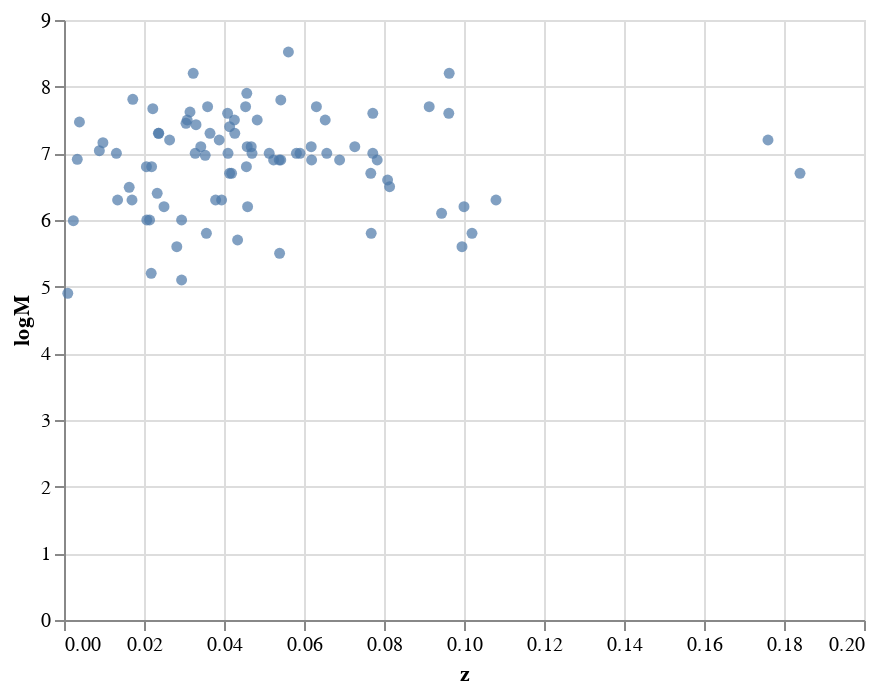

Notebook cell for this chart:
### Markdown cell above
Another way to designate the data in the axes is

### Code cell
alt.Chart(df).mark_point(filled=True).encode(
    alt.X('z'),
    alt.Y('logM')
)

### Figure 1 — Vega-Lite specification as saved in the notebook (floating-point values rounded to 4 significant figures)
{"config": {"view": {"continuousWidth": 400, "continuousHeight": 300}}, "data": {"name": "data-54b58a4aa74e295879badff738f3e9c4"}, "mark": {"type": "point", "filled": true}, "encoding": {"x": {"type": "quantitative", "field": "z"}, "y": {"type": "quantitative", "field": "logM"}}, "$schema": "https://vega.github.io/schema/vega-lite/v4.8.1.json", "datasets": {"data-54b58a4aa74e295879badff738f3e9c4": [{"Name": "SDSS J000805.62+145023.4", "z": 0.0454, "sigma*": 140.0, "e_sigma*": 27.0, "n_sigma*": null, "FWHM": 7610.0, "e_FWHM": 380.0, "logL": 41.13, "e_logL": 0.04, "logM": 7.7, "E_logM": null, "e_logM": 0.1}, {"Name": "SDSS J004236.86-104921.8", "z": 0.0419, "sigma*": 78.4, "e_sigma*": 10.0, "n_sigma*": null, "FWHM": 1960.0, "e_FWHM": 97.0, "logL": 41.58, "e_logL": 0.14, "logM": 6.7, "E_logM": null, "e_logM": 0.1}, {"Name": "SDSS J011703.58+000027.3", "z": 0.0456, "sigma*": 98.8, "e_sigma*": 16.0, "n_sigma*": null, "FWHM": 2270.0, "e_FWHM": 110.0, "logL": 41.45, "e_logL": 0.08, "logM": 6.8, "E_logM": null, "e_logM": 0.1}, {"Name": "SDSS J020459.25-080816.0", "z": 0.0772, "sigma*": 121.0, "e_sigma*": 9.4, "n_sigma*": "a", "FWHM": 3720.0, "e_FWHM": 180.0, "logL": 41.13, "e_logL": 0.05, "logM": 7.0, "E_logM": null, "e_logM": 0.1}, {"Name": "SDSS J020615.99-001729.1", "z": 0.0426, "sigma*": 216.0, "e_sigma*": 30.0, "n_sigma*": null, "FWHM": 3860.0, "e_FWHM": 190.0, "logL": 41.91, "e_logL": 0.07, "logM": 7.5, "E_logM": null, "e_logM": 0.1}, {"Name": "SDSS J021011.49-090335.5", "z": 0.0414, "sigma*": 122.0, "e_sigma*": 12.0, "n_sigma*": "a", "FWHM": 2450.0, "e_FWHM": 120.0, "logL": 41.24, "e_logL": 0.07, "logM": 6.7, "E_logM": null, "e_logM": 0.1}, {"Name": "SDSS J021257.59+140610.1", "z": 0.0618, "sigma*": 174.0, "e_sigma*": 12.0, "n_sigma*": "a", "FWHM": 3080.0, "e_FWHM": 150.0, "logL": 41.58, "e_logL": 0.06, "logM": 7.1, "E_logM": null, "e_logM": 0.1}, {"Name": "SDSS J033013.26-053236.0", "z": 0.0131, "sigma*": 99.2, "e_sigma*": 11.0, "n_sigma*": null, "FWHM": 5160.0, "e_FWHM": 250.0, "logL": 40.45, "e_logL": 0.06, "logM": 7.0, "E_logM": null, "e_logM": 0.1}, {"Name": "SDSS J075057.25+353037.5", "z": 0.176, "sigma*": 154.0, "e_sigma*": 14.0, "n_sigma*": "a", "FWHM": 2970.0, "e_FWHM": 200.0, "logL": 41.63, "e_logL": 0.03, "logM": 7.2, "E_logM": null, "e_logM": 0.1}, {"Name": "SDSS J080243.39+310403.3", "z": 0.0409, "sigma*": 151.0, "e_sigma*": 17.0, "n_sigma*": null, "FWHM": 5360.0, "e_FWHM": 260.0, "logL": 41.67, "e_logL": 0.07, "logM": 7.6, "E_logM": null, "e_logM": 0.1}, {"Name": "SDSS J080538.66+261005.4", "z": 0.017, "sigma*": 100.0, "e_sigma*": 14.0, "n_sigma*": null, "FWHM": 3110.0, "e_FWHM": 150.0, "logL": 40.14, "e_logL": 0.04, "logM": 6.3, "E_logM": null, "e_logM": 0.2}, {"Name": "SDSS J082510.23+375919.7", "z": 0.0214, "sigma*": 98.7, "e_sigma*": 12.0, "n_sigma*": null, "FWHM": 1830.0, "e_FWHM": 91.0, "logL": 40.42, "e_logL": 0.04, "logM": 6.0, "E_logM": null, "e_logM": 0.1}, {"Name": "SDSS J083202.16+461425.7", "z": 0.0459, "sigma*": 104.0, "e_sigma*": 13.0, "n_sigma*": null, "FWHM": 1450.0, "e_FWHM": 72.0, "logL": 41.17, "e_logL": 0.08, "logM": 6.2, "E_logM": null, "e_logM": 0.1}, {"Name": "SDSS J083949.64+484701.4", "z": 0.0394, "sigma*": 133.0, "e_sigma*": 12.0, "n_sigma*": null, "FWHM": 1480.0, "e_FWHM": 73.0, "logL": 41.31, "e_logL": 0.08, "logM": 6.3, "E_logM": null, "e_logM": 0.2}, {"Name": "SDSS J085554.27+005110.9", "z": 0.0524, "sigma*": 118.0, "e_sigma*": 11.0, "n_sigma*": "a", "FWHM": 2910.0, "e_FWHM": 140.0, "logL": 41.27, "e_logL": 0.06, "logM": 6.9, "E_logM": null, "e_logM": 0.1}, {"Name": "SDSS J092438.88+560746.9", "z": 0.025, "sigma*": 135.0, "e_sigma*": 10.0, "n_sigma*": null, "FWHM": 1900.0, "e_FWHM": 94.0, "logL": 40.72, "e_logL": 0.07, "logM": 6.2, "E_logM": null, "e_logM": 0.4}, {"Name": "SDSS J093259.60+040506.0", "z": 0.059, "sigma*": 70.5, "e_sigma*": 6.7, "n_sigma*": "a", "FWHM": 3550.0, "e_FWHM": 170.0, "logL": 41.14, "e_logL": 0.05, "logM": 7.0, "E_logM": null, "e_logM": 0.1}, {"Name": "SDSS J093812.26+074340.0", "z": 0.0219, "sigma*": 119.0, "e_sigma*": 8.0, "n_sigma*": null, "FWHM": 3640.0, "e_FWHM": 180.0, "logL": 40.8, "e_logL": 0.05, "logM": 6.8, "E_logM": null, "e_logM": 0.1}, {"Name": "SDSS J094838.42+403043.7", "z": 0.047, "sigma*": 91.4, "e_sigma*": 16.0, "n_sigma*": null, "FWHM": 3020.0, "e_FWHM": 150.0, "logL": 41.46, "e_logL": 0.07, "logM": 7.0, "E_logM": null, "e_logM": 0.1}, {"Name": "SDSS J101912.57+635802.7", "z": 0.0414, "sigma*": 239.0, "e_sigma*": 13.0, "n_sigma*": null, "FWHM": 3630.0, "e_FWHM": 180.0, "logL": 41.74, "e_logL": 0.08, "logM": 7.4, "E_logM": null, "e_logM": 0.1}, {"Name": "SDSS J102044.43+013048.4", "z": 0.0962, "sigma*": 103.0, "e_sigma*": 8.8, "n_sigma*": "a", "FWHM": 5200.0, "e_FWHM": 250.0, "logL": 41.51, "e_logL": 0.04, "logM": 7.6, "E_logM": null, "e_logM": 0.1}, {"Name": "SDSS J110640.20+051905.6", "z": 0.0913, "sigma*": 140.0, "e_sigma*": 15.0, "n_sigma*": "a", "FWHM": 5830.0, "e_FWHM": 290.0, "logL": 41.65, "e_logL": 0.04, "logM": 7.7, "E_logM": null, "e_logM": 0.1}, {"Name": "SDSS J112536.16+542257.1", "z": 0.0206, "sigma*": 124.0, "e_sigma*": 12.0, "n_sigma*": null, "FWHM": 2950.0, "e_FWHM": 140.0, "logL": 41.17, "e_logL": 0.08, "logM": 6.8, "E_logM": null, "e_logM": 0.1}, {"Name": "SDSS J112841.00+575006.5", "z": 0.0513, "sigma*": 159.0, "e_sigma*": 18.0, "n_sigma*": "a", "FWHM": 2660.0, "e_FWHM": 130.0, "logL": 41.66, "e_logL": 0.09, "logM": 7.0, "E_logM": null, "e_logM": 0.1}, {"Name": "SDSS J120257.81+045045.0", "z": 0.0207, "sigma*": 102.0, "e_sigma*": 20.0, "n_sigma*": null, "FWHM": 2250.0, "e_FWHM": 110.0, "logL": 40.1, "e_logL": 0.06, "logM": 6.0, "E_logM": null, "e_logM": 0.1}, {"Name": "SDSS J120556.01+495956.1", "z": 0.0631, "sigma*": 107.0, "e_sigma*": 11.0, "n_sigma*": "a", "FWHM": 5610.0, "e_FWHM": 450.0, "logL": 41.57, "e_logL": 0.04, "logM": 7.7, "E_logM": null, "e_logM": 0.1}, {"Name": "SDSS J121607.09+504930.0", "z": 0.0308, "sigma*": 138.0, "e_sigma*": 13.0, "n_sigma*": null, "FWHM": 5580.0, "e_FWHM": 270.0, "logL": 41.3, "e_logL": 0.06, "logM": 7.5, "E_logM": null, "e_logM": 0.3}, {"Name": "SDSS J121754.97+583935.6", "z": 0.0233, "sigma*": 85.6, "e_sigma*": 14.0, "n_sigma*": null, "FWHM": 1970.0, "e_FWHM": 98.0, "logL": 40.92, "e_logL": 0.08, "logM": 6.4, "E_logM": null, "e_logM": 0.1}, {"Name": "SDSS J122324.13+024044.4", "z": 0.0236, "sigma*": 78.1, "e_sigma*": 15.0, "n_sigma*": null, "FWHM": 3880.0, "e_FWHM": 910.0, "logL": 41.62, "e_logL": 0.08, "logM": 7.3, "E_logM": null, "e_logM": 0.2}, {"Name": "SDSS J123237.48+662452.3", "z": 0.0468, "sigma*": 124.0, "e_sigma*": 9.0, "n_sigma*": null, "FWHM": 2620.0, "e_FWHM": 130.0, "logL": 41.86, "e_logL": 0.19, "logM": 7.1, "E_logM": null, "e_logM": 0.2}, {"Name": "SDSS J130620.97+531823.1", "z": 0.0237, "sigma*": 90.7, "e_sigma*": 11.0, "n_sigma*": null, "FWHM": 7620.0, "e_FWHM": 380.0, "logL": 40.58, "e_logL": 0.04, "logM": 7.3, "E_logM": null, "e_logM": 0.1}, {"Name": "SDSS J131305.80+012755.9", "z": 0.0294, "sigma*": 95.4, "e_sigma*": 13.0, "n_sigma*": null, "FWHM": 1590.0, "e_FWHM": 79.0, "logL": 40.62, "e_logL": 0.07, "logM": 6.0, "E_logM": null, "e_logM": 0.1}, {"Name": "SDSS J132249.21+545528.2", "z": 0.0653, "sigma*": 130.0, "e_sigma*": 13.0, "n_sigma*": "a", "FWHM": 4050.0, "e_FWHM": 200.0, "logL": 41.81, "e_logL": 0.07, "logM": 7.5, "E_logM": null, "e_logM": 0.1}, {"Name": "SDSS J132340.31-012749.2", "z": 0.0767, "sigma*": 114.0, "e_sigma*": 16.0, "n_sigma*": "a", "FWHM": 1910.0, "e_FWHM": 95.0, "logL": 41.55, "e_logL": 0.09, "logM": 6.7, "E_logM": null, "e_logM": 0.1}, {"Name": "SDSS J134952.84+020445.1", "z": 0.0328, "sigma*": 138.0, "e_sigma*": 13.0, "n_sigma*": null, "FWHM": 2590.0, "e_FWHM": 120.0, "logL": 41.62, "e_logL": 0.07, "logM": 7.0, "E_logM": null, "e_logM": 0.1}, {"Name": "SDSS J140018.42+050242.2", "z": 0.0342, "sigma*": 145.0, "e_sigma*": 14.0, "n_sigma*": null, "FWHM": 3340.0, "e_FWHM": 160.0, "logL": 41.23, "e_logL": 0.05, "logM": 7.1, "E_logM": null, "e_logM": 0.5}, {"Name": "SDSS J140514.87-025901.2", "z": 0.0542, "sigma*": 148.0, "e_sigma*": 15.0, "n_sigma*": "a", "FWHM": 2990.0, "e_FWHM": 140.0, "logL": 41.29, "e_logL": 0.06, "logM": 6.9, "E_logM": null, "e_logM": 0.3}, {"Name": "SDSS J141630.81+013708.0", "z": 0.0538, "sigma*": 121.0, "e_sigma*": 12.0, "n_sigma*": "a", "FWHM": 3180.0, "e_FWHM": 150.0, "logL": 41.1, "e_logL": 0.04, "logM": 6.9, "E_logM": null, "e_logM": 0.1}, {"Name": "SDSS J143452.45+483942.7", "z": 0.0365, "sigma*": 138.0, "e_sigma*": 15.0, "n_sigma*": null, "FWHM": 3210.0, "e_FWHM": 160.0, "logL": 41.84, "e_logL": 0.1, "logM": 7.3, "E_logM": null, "e_logM": 0.1}, {"Name": "SDSS J144629.97+500130.5", "z": 0.0427, "sigma*": 86.8, "e_sigma*": 19.0, "n_sigma*": null, "FWHM": 6450.0, "e_FWHM": 320.0, "logL": 40.73, "e_logL": 0.03, "logM": 7.3, "E_logM": null, "e_logM": 0.2}, {"Name": "SDSS J145706.80+494008.4", "z": 0.0134, "sigma*": 108.0, "e_sigma*": 11.0, "n_sigma*": null, "FWHM": 2270.0, "e_FWHM": 110.0, "logL": 40.46, "e_logL": 0.1, "logM": 6.3, "E_logM": null, "e_logM": 0.1}, {"Name": "SDSS J145901.35+611353.5", "z": 0.0388, "sigma*": 113.0, "e_sigma*": 13.0, "n_sigma*": null, "FWHM": 4140.0, "e_FWHM": 200.0, "logL": 41.18, "e_logL": 0.06, "logM": 7.2, "E_logM": null, "e_logM": 0.1}, {"Name": "SDSS J150556.55+034226.3", "z": 0.0359, "sigma*": 199.0, "e_sigma*": 18.0, "n_sigma*": "a", "FWHM": 4370.0, "e_FWHM": 210.0, "logL": 42.09, "e_logL": 0.1, "logM": 7.7, "E_logM": null, "e_logM": 0.1}, {"Name": "SDSS J150745.00+512710.2", "z": 0.0458, "sigma*": 139.0, "e_sigma*": 17.0, "n_sigma*": null, "FWHM": 3430.0, "e_FWHM": 170.0, "logL": 41.4, "e_logL": 0.04, "logM": 7.1, "E_logM": null, "e_logM": 0.1}, {"Name": "SDSS J150853.95-001148.9", "z": 0.0542, "sigma*": 163.0, "e_sigma*": 15.0, "n_sigma*": "a", "FWHM": 6190.0, "e_FWHM": 610.0, "logL": 41.51, "e_logL": 0.04, "logM": 7.8, "E_logM": null, "e_logM": 0.1}, {"Name": "SDSS J152515.18+601409.0", "z": 0.0783, "sigma*": 104.0, "e_sigma*": 11.0, "n_sigma*": "a", "FWHM": 2590.0, "e_FWHM": 120.0, "logL": 41.41, "e_logL": 0.09, "logM": 6.9, "E_logM": null, "e_logM": 0.1}, {"Name": "SDSS J155417.43+323837.8", "z": 0.0483, "sigma*": 120.0, "e_sigma*": 13.0, "n_sigma*": "a", "FWHM": 4200.0, "e_FWHM": 210.0, "logL": 41.86, "e_logL": 0.08, "logM": 7.5, "E_logM": null, "e_logM": 0.1}, {"Name": "SDSS J161156.31+521116.8", "z": 0.041, "sigma*": 116.0, "e_sigma*": 10.0, "n_sigma*": null, "FWHM": 3760.0, "e_FWHM": 180.0, "logL": 41.09, "e_logL": 0.04, "logM": 7.0, "E_logM": null, "e_logM": 0.3}, {"Name": "SDSS J161951.31+405847.2", "z": 0.0379, "sigma*": 89.1, "e_sigma*": 20.0, "n_sigma*": null, "FWHM": 1700.0, "e_FWHM": 85.0, "logL": 40.99, "e_logL": 0.07, "logM": 6.3, "E_logM": null, "e_logM": 0.1}, {"Name": "SDSS J170328.96+614109.9", "z": 0.0772, "sigma*": 123.0, "e_sigma*": 13.0, "n_sigma*": "a", "FWHM": 4300.0, "e_FWHM": 210.0, "logL": 41.92, "e_logL": 0.05, "logM": 7.6, "E_logM": null, "e_logM": 0.1}, {"Name": "SDSS J171550.49+593548.7", "z": 0.0657, "sigma*": 146.0, "e_sigma*": 13.0, "n_sigma*": "a", "FWHM": 3500.0, "e_FWHM": 170.0, "logL": 41.24, "e_logL": 0.05, "logM": 7.0, "E_logM": null, "e_logM": 0.1}, {"Name": "SDSS J212401.90-002158.7", "z": 0.0619, "sigma*": 110.0, "e_sigma*": 15.0, "n_sigma*": "a", "FWHM": 2620.0, "e_FWHM": 130.0, "logL": 41.41, "e_logL": 0.06, "logM": 6.9, "E_logM": null, "e_logM": 0.1}, {"Name": "SDSS J222435.29-001103.8", "z": 0.0581, "sigma*": 111.0, "e_sigma*": 19.0, "n_sigma*": "a", "FWHM": 2290.0, "e_FWHM": 1190.0, "logL": 41.83, "e_logL": 0.17, "logM": 7.0, "E_logM": null, "e_logM": 0.4}, {"Name": "SDSS J223000.37-094622.1", "z": 0.0727, "sigma*": 112.0, "e_sigma*": 13.0, "n_sigma*": "a", "FWHM": 3630.0, "e_FWHM": 180.0, "logL": 41.21, "e_logL": 0.04, "logM": 7.1, "E_logM": null, "e_logM": 0.1}, {"Name": "SDSS J232721.96+152437.3", "z": 0.0457, "sigma*": 193.0, "e_sigma*": 18.0, "n_sigma*": null, "FWHM": 7540.0, "e_FWHM": 750.0, "logL": 41.65, "e_logL": 0.06, "logM": 7.9, "E_logM": null, "e_logM": 0.1}, {"Name": "SDSS J235128.78+155259.0", "z": 0.0963, "sigma*": 193.0, "e_sigma*": 22.0, "n_sigma*": "a", "FWHM": 8240.0, "e_FWHM": 410.0, "logL": 41.87, "e_logL": 0.04, "logM": 8.2, "E_logM": null, "e_logM": 0.2}, {"Name": "SDSS J010712.03+140844.9", "z": 0.0768, "sigma*": 36.0, "e_sigma*": 6.0, "n_sigma*": "b", "FWHM": 880.0, "e_FWHM": 170.0, "logL": 42.57, "e_logL": 0.2, "logM": 5.8, "E_logM": null, "e_logM": 0.2}, {"Name": "SDSS J024912.86-081525.6", "z": 0.0294, "sigma*": 50.0, "e_sigma*": 4.0, "n_sigma*": "b", "FWHM": 840.0, "e_FWHM": 320.0, "logL": 41.93, "e_logL": 0.08, "logM": 5.1, "E_logM": null, "e_logM": 0.3}, {"Name": "SDSS J032515.59+003408.4", "z": 0.102, "sigma*": 55.0, "e_sigma*": 6.0, "n_sigma*": "b", "FWHM": 990.0, "e_FWHM": 49.0, "logL": 42.03, "e_logL": 0.12, "logM": 5.8, "E_logM": null, "e_logM": 0.1}, {"Name": "SDSS J080907.58+441641.4", "z": 0.0539, "sigma*": 65.0, "e_sigma*": 4.0, "n_sigma*": "b", "FWHM": 940.0, "e_FWHM": 180.0, "logL": 40.47, "e_logL": 0.04, "logM": 5.5, "E_logM": null, "e_logM": 0.8}, {"Name": "SDSS J082912.67+500652.3", "z": 0.0434, "sigma*": 60.0, "e_sigma*": 4.0, "n_sigma*": "b", "FWHM": 840.0, "e_FWHM": 41.0, "logL": 42.14, "e_logL": 0.06, "logM": 5.7, "E_logM": null, "e_logM": 0.1}, {"Name": "SDSS J101108.40+002908.7", "z": 0.1, "sigma*": 48.0, "e_sigma*": 7.0, "n_sigma*": "b", "FWHM": 1460.0, "e_FWHM": 72.0, "logL": 42.68, "e_logL": 0.19, "logM": 6.2, "E_logM": null, "e_logM": 0.3}, {"Name": "SDSS J101627.32-000714.5", "z": 0.0944, "sigma*": 39.0, "e_sigma*": 6.0, "n_sigma*": "b", "FWHM": 1520.0, "e_FWHM": 75.0, "logL": 42.57, "e_logL": 0.17, "logM": 6.1, "E_logM": null, "e_logM": 0.2}, {"Name": "SDSS J124035.81-002919.4", "z": 0.0809, "sigma*": 49.0, "e_sigma*": 7.0, "n_sigma*": "b", "FWHM": 1720.0, "e_FWHM": 85.0, "logL": 42.35, "e_logL": 0.11, "logM": 6.6, "E_logM": null, "e_logM": 0.6}, {"Name": "SDSS J125055.28-015556.6", "z": 0.0814, "sigma*": 64.0, "e_sigma*": 6.0, "n_sigma*": "b", "FWHM": 1980.0, "e_FWHM": 99.0, "logL": 42.75, "e_logL": 0.14, "logM": 6.5, "E_logM": null, "e_logM": 0.1}, {"Name": "SDSS J143450.62+033842.5", "z": 0.0282, "sigma*": 48.0, "e_sigma*": 7.0, "n_sigma*": "b", "FWHM": 1480.0, "e_FWHM": 73.0, "logL": 41.87, "e_logL": 0.16, "logM": 5.6, "E_logM": null, "e_logM": 0.1}, {"Name": "SDSS J170246.09+602818.9", "z": 0.0689, "sigma*": 69.0, "e_sigma*": 6.0, "n_sigma*": "b", "FWHM": 3270.0, "e_FWHM": 160.0, "logL": 42.67, "e_logL": 0.16, "logM": 6.9, "E_logM": null, "e_logM": 0.2}, {"Name": "SDSS J172759.15+542147.0", "z": 0.0995, "sigma*": 58.0, "e_sigma*": 7.0, "n_sigma*": "b", "FWHM": 810.0, "e_FWHM": 400.0, "logL": 42.19, "e_logL": 0.09, "logM": 5.6, "E_logM": null, "e_logM": 0.5}, {"Name": "SDSS J215658.30+110343.1", "z": 0.108, "sigma*": 81.0, "e_sigma*": 8.0, "n_sigma*": "b", "FWHM": 1430.0, "e_FWHM": 280.0, "logL": 41.22, "e_logL": 0.03, "logM": 6.3, "E_logM": null, "e_logM": 0.8}, {"Name": "SDSS J232159.06+000738.8", "z": 0.184, "sigma*": 81.0, "e_sigma*": 9.0, "n_sigma*": "b", "FWHM": 2520.0, "e_FWHM": 120.0, "logL": 42.96, "e_logL": 0.1, "logM": 6.7, "E_logM": null, "e_logM": 0.2}, {"Name": "SDSS J233837.10-002810.3", "z": 0.0356, "sigma*": 58.0, "e_sigma*": 4.0, "n_sigma*": "b", "FWHM": 1740.0, "e_FWHM": 86.0, "logL": 43.61, "e_logL": 0.13, "logM": 5.8, "E_logM": null, "e_logM": 0.1}, {"Name": "3C 120", "z": 0.033, "sigma*": 162.0, "e_sigma*": 24.0, "n_sigma*": "b", "FWHM": null, "e_FWHM": null, "logL": null, "e_logL": null, "logM": 7.43, "E_logM": 0.2, "e_logM": 0.25}, {"Name": "3C 390.3", "z": 0.0561, "sigma*": 268.0, "e_sigma*": 15.0, "n_sigma*": null, "FWHM": null, "e_FWHM": null, "logL": null, "e_logL": null, "logM": 8.52, "E_logM": 0.09, "e_logM": 0.12}, {"Name": "Akn 120", "z": 0.0323, "sigma*": 224.0, "e_sigma*": 15.0, "n_sigma*": null, "FWHM": null, "e_FWHM": null, "logL": null, "e_logL": null, "logM": 8.2, "E_logM": 0.05, "e_logM": 0.07}, {"Name": "Mrk 79", "z": 0.0222, "sigma*": 130.0, "e_sigma*": 10.0, "n_sigma*": null, "FWHM": null, "e_FWHM": null, "logL": null, "e_logL": null, "logM": 7.67, "E_logM": 0.11, "e_logM": 0.15}, {"Name": "Mrk 110", "z": 0.0353, "sigma*": 87.1, "e_sigma*": 12.0, "n_sigma*": null, "FWHM": null, "e_FWHM": null, "logL": null, "e_logL": null, "logM": 6.97, "E_logM": 0.11, "e_logM": 0.15}, {"Name": "Mrk 279", "z": 0.0305, "sigma*": 197.0, "e_sigma*": 12.0, "n_sigma*": null, "FWHM": null, "e_FWHM": null, "logL": null, "e_logL": null, "logM": 7.45, "E_logM": 0.12, "e_logM": 0.16}, {"Name": "Mrk 590", "z": 0.0264, "sigma*": 189.0, "e_sigma*": 5.7, "n_sigma*": null, "FWHM": null, "e_FWHM": null, "logL": null, "e_logL": null, "logM": 7.2, "E_logM": 0.11, "e_logM": 0.15}, {"Name": "Mrk 817", "z": 0.0315, "sigma*": 127.0, "e_sigma*": 12.0, "n_sigma*": null, "FWHM": null, "e_FWHM": null, "logL": null, "e_logL": null, "logM": 7.62, "E_logM": 0.08, "e_logM": 0.1}, {"Name": "NGC 3227", "z": 0.00386, "sigma*": 135.0, "e_sigma*": 3.8, "n_sigma*": null, "FWHM": null, "e_FWHM": null, "logL": null, "e_logL": null, "logM": 7.47, "E_logM": 0.24, "e_logM": 1.06}, {"Name": "NGC 3516", "z": 0.00884, "sigma*": 181.0, "e_sigma*": 4.9, "n_sigma*": "b", "FWHM": null, "e_FWHM": null, "logL": null, "e_logL": null, "logM": 7.04, "E_logM": 0.31, "e_logM": 0.39}, {"Name": "NGC 3783", "z": 0.00973, "sigma*": 95.0, "e_sigma*": 10.0, "n_sigma*": null, "FWHM": null, "e_FWHM": null, "logL": null, "e_logL": null, "logM": 7.16, "E_logM": 0.17, "e_logM": 0.23}, {"Name": "NGC 4051", "z": 0.00234, "sigma*": 88.9, "e_sigma*": 2.9, "n_sigma*": null, "FWHM": null, "e_FWHM": null, "logL": null, "e_logL": null, "logM": 5.99, "E_logM": 0.17, "e_logM": 0.2}, {"Name": "NGC 4151", "z": 0.00332, "sigma*": 96.8, "e_sigma*": 2.9, "n_sigma*": null, "FWHM": null, "e_FWHM": null, "logL": null, "e_logL": null, "logM": 6.91, "E_logM": 0.17, "e_logM": 0.29}, {"Name": "NGC 5548", "z": 0.0172, "sigma*": 198.0, "e_sigma*": 11.0, "n_sigma*": null, "FWHM": null, "e_FWHM": null, "logL": null, "e_logL": null, "logM": 7.81, "E_logM": 0.02, "e_logM": 0.02}, {"Name": "NGC 7469", "z": 0.0163, "sigma*": 133.0, "e_sigma*": 4.8, "n_sigma*": null, "FWHM": null, "e_FWHM": null, "logL": null, "e_logL": null, "logM": 6.49, "E_logM": 0.16, "e_logM": 0.27}, {"Name": "POX 52", "z": 0.0218, "sigma*": 36.0, "e_sigma*": 5.0, "n_sigma*": null, "FWHM": null, "e_FWHM": null, "logL": null, "e_logL": null, "logM": 5.2, "E_logM": null, "e_logM": 0.3}, {"Name": "NGC 4395", "z": 0.000947, "sigma*": 30.0, "e_sigma*": 5.0, "n_sigma*": null, "FWHM": null, "e_FWHM": null, "logL": null, "e_logL": null, "logM": 4.9, "E_logM": null, "e_logM": 0.4}]}}
